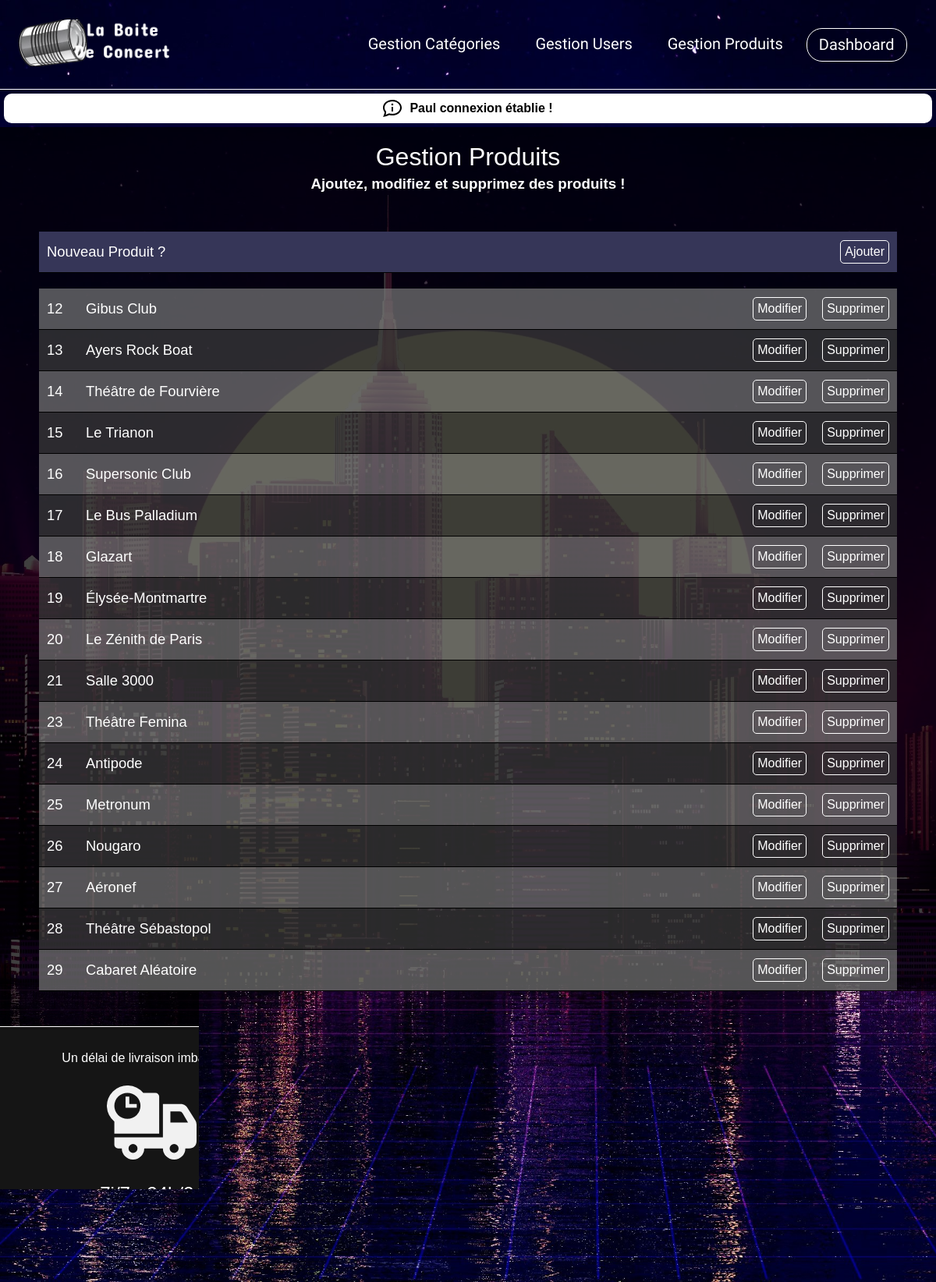
/admin/index.php?page=products&action=list (signed in), run on the app's committed database.
### tables this page shows
CREATE TABLE IF NOT EXISTS `products` (
  `id` int(11) NOT NULL AUTO_INCREMENT,
  `name` varchar(255) NOT NULL,
  `description` varchar(255) NOT NULL,
  `capacity` int(11) NOT NULL,
  `price` int(11) NOT NULL,
  `images` varchar(255) NOT NULL,
  `isActive` tinyint(1) NOT NULL DEFAULT '1',
  `quantity` int(11) NOT NULL DEFAULT '1',
  PRIMARY KEY (`id`)
);

### admin/index.php (called while the page is built, shortened)
<?php
    if (isset($_GET['page'])) {
        switch ($_GET['page']) {
            case 'products':
                require 'controllers/productController.php';
                break;
        }
    }else
        require 'controllers/indexController.php';
    require 'views/layouts/admin.php';

### admin/models/Product.php (called while the page is built, shortened)
<?php
    function getProducts()
    {
        $db = dbConnect();
        $queryGetProducts = $db->query('SELECT * FROM products');
        $resultProducts = $queryGetProducts->fetchAll();
        return $resultProducts;
    }

### admin/controllers/productController.php (called while the page is built, shortened)
<?php
    require 'models/Product.php';
    if(isset($_GET['action'])){
        switch($_GET['action']){
            case 'list':
                $products = getProducts();
                break;
        }
    }else{
        header('Location: index.php');
        exit;
    }

### admin/views/products_list.php (the view)
<section class="mainAccroche">
    <h1 class="pageTitle"> Gestion Produits </h1>
    <h3> Ajoutez, modifiez et supprimez des produits ! </h3>
</section>
<section class="containerList">
    <div class="listContentLine listContentAdd">
        <h4 class="lineName"> Nouveau Produit ? </h4>
        <div class="lineButtons">
            <a href="index.php?page=products&action=new"> Ajouter </a>
        </div>
    </div>
    <?php if(!empty($products)) : ?>
        <?php $mod = 0; foreach ($products as $product): ?>
            <div class="listContentLine <?= $mod%2 == 0 ? ' listContentBright' : ''?>">
                <div class="lineInfos">
                    <h3 class="lineName"> <?= $product['id'] ?> </h3>
                    <h4 class="lineName"> <?= $product['name'] ?> </h4>
                </div>
                <div class="lineButtons">
                    <a href="index.php?page=products&action=update&id=<?= $product['id'] ?>"> Modifier </a>
                    <a href="index.php?page=products&action=delete&id=<?= $product['id'] ?>"> Supprimer </a>
                </div>
            </div>
            <?php $mod++; ?>
        <?php endforeach; ?>
    <?php else: ?>
    <section style="margin: 10% auto;">
        <h1 style="color: white;"> Aucun produits. </h1>
    </section>
    <?php endif; ?>
</section>

### admin/assets/css/style.css (style rules this page uses)
:root { --headerFont: 'Concert One'; --mainFont: 'Montserrat'; --mainFontColor: white; }
body { font: 1em var(--mainFont), sans-serif; margin: 0; padding: 0; background: url('../images/backgroundNYC.jpg') no-repeat center center fixed; background-size: cover; filter: grayscale(50%); vertical-align: baseline; }
a { text-decoration: none; color: var(--mainFontColor); }
h1.pageTitle { font: 2em 'Montserrat SemiBold', sans-serif; color: var(--mainFontColor); margin: auto; text-align: center; }
.mainAccroche { font: 1em 'Montserrat SemiBold', sans-serif; color: white; text-align: center; margin-bottom: 2.5vh; }
.mainAccroche h3 { margin: 5px; }
.containerList { display: flex; flex-direction: column; justify-content: center; margin: 50px 50px 25px 50px; }
.listContentLine { display: flex; flex-direction: row; justify-content: space-between; align-items: center; background-color: rgba(60, 60, 60, 0.7); border-bottom: 1px solid black; }
.listContentBright { background-color: rgba(120, 120, 120, 0.7); }
.listContentAdd { background-color: rgb(52, 51, 119); margin-bottom: 20px; }
.lineInfos { display: flex; flex-direction: row; justify-content: start; }
.lineInfos h3 { width: 2.5vw; }
.lineName { align-self: start; font: 1.15em var(--mainFont), sans-serif; color: var(--mainFontColor); margin: 15px 10px; }
.lineButtons { display: flex; flex-direction: row; justify-content: center; }
.lineButtons a { border: 1px solid var(--mainFontColor); border-radius: 5px; margin: 0px 10px; padding: 5px 5px; }

### admin/assets/css/headerStyle.css (style rules this page uses)
:root { --headerFont: 'Concert One'; --mainFontColor: white; --mainFontHoveredColor: black; }

### data on the page
products: id "12", name "Gibus Club"
products: id "13", name "Ayers Rock Boat"
products: id "14", name "Théâtre de Fourvière"
products: id "15", name "Le Trianon"
products: id "16", name "Supersonic Club"
products: id "17", name "Le Bus Palladium"
products: id "18", name "Glazart"
products: id "19", name "Élysée-Montmartre"
products: id "20", name "Le Zénith de Paris"
products: id "21", name "Salle 3000"
products: id "23", name "Théâtre Femina"
products: id "24", name "Antipode"
products: id "25", name "Metronum"
products: id "26", name "Nougaro"
products: id "27", name "Aéronef"
products: id "28", name "Théâtre Sébastopol"
products: id "29", name "Cabaret Aléatoire"

### other printed values
$_SESSION['message'] "Paul connexion établie !"
